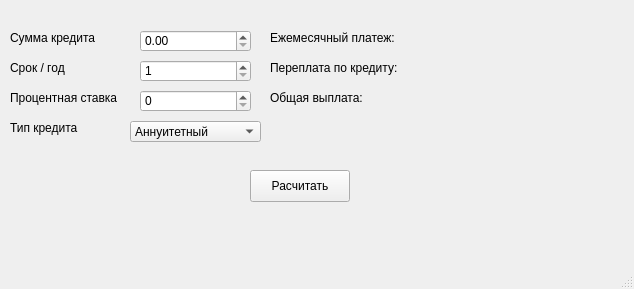
<?xml version="1.0" encoding="UTF-8"?>
<ui version="4.0">
 <class>CreditWindow</class>
 <widget class="QMainWindow" name="CreditWindow">
  <property name="geometry">
   <rect>
    <x>0</x>
    <y>0</y>
    <width>634</width>
    <height>289</height>
   </rect>
  </property>
  <property name="windowTitle">
   <string>MainWindow</string>
  </property>
  <widget class="QWidget" name="centralwidget">
   <widget class="QLabel" name="label">
    <property name="geometry">
     <rect>
      <x>10</x>
      <y>30</y>
      <width>101</width>
      <height>16</height>
     </rect>
    </property>
    <property name="text">
     <string>Сумма кредита</string>
    </property>
   </widget>
   <widget class="QDoubleSpinBox" name="doubleSpinBox_deposit_amount">
    <property name="geometry">
     <rect>
      <x>140</x>
      <y>30</y>
      <width>111</width>
      <height>22</height>
     </rect>
    </property>
    <property name="maximum">
     <double>999999999.000000000000000</double>
    </property>
   </widget>
   <widget class="QLabel" name="label_2">
    <property name="geometry">
     <rect>
      <x>10</x>
      <y>60</y>
      <width>91</width>
      <height>16</height>
     </rect>
    </property>
    <property name="text">
     <string>Срок / год</string>
    </property>
   </widget>
   <widget class="QSpinBox" name="spinBox_term">
    <property name="geometry">
     <rect>
      <x>140</x>
      <y>60</y>
      <width>111</width>
      <height>22</height>
     </rect>
    </property>
    <property name="minimum">
     <number>1</number>
    </property>
    <property name="maximum">
     <number>50</number>
    </property>
   </widget>
   <widget class="QLabel" name="label_3">
    <property name="geometry">
     <rect>
      <x>10</x>
      <y>90</y>
      <width>121</width>
      <height>16</height>
     </rect>
    </property>
    <property name="text">
     <string>Процентная ставка</string>
    </property>
   </widget>
   <widget class="QSpinBox" name="spinBox_insert_rate">
    <property name="geometry">
     <rect>
      <x>140</x>
      <y>90</y>
      <width>111</width>
      <height>22</height>
     </rect>
    </property>
    <property name="minimum">
     <number>0</number>
    </property>
    <property name="maximum">
     <number>100</number>
    </property>
   </widget>
   <widget class="QLabel" name="label_4">
    <property name="geometry">
     <rect>
      <x>10</x>
      <y>120</y>
      <width>91</width>
      <height>16</height>
     </rect>
    </property>
    <property name="text">
     <string>Тип кредита</string>
    </property>
   </widget>
   <widget class="QPushButton" name="pushButton_calc_credit">
    <property name="geometry">
     <rect>
      <x>250</x>
      <y>170</y>
      <width>100</width>
      <height>32</height>
     </rect>
    </property>
    <property name="text">
     <string>Расчитать</string>
    </property>
   </widget>
   <widget class="QLabel" name="label_5">
    <property name="geometry">
     <rect>
      <x>270</x>
      <y>30</y>
      <width>151</width>
      <height>16</height>
     </rect>
    </property>
    <property name="text">
     <string>Ежемесячный платеж:</string>
    </property>
   </widget>
   <widget class="QLabel" name="label_6">
    <property name="geometry">
     <rect>
      <x>270</x>
      <y>60</y>
      <width>151</width>
      <height>16</height>
     </rect>
    </property>
    <property name="text">
     <string>Переплата по кредиту:</string>
    </property>
   </widget>
   <widget class="QLabel" name="label_7">
    <property name="geometry">
     <rect>
      <x>270</x>
      <y>90</y>
      <width>151</width>
      <height>16</height>
     </rect>
    </property>
    <property name="text">
     <string>Общая выплата:</string>
    </property>
   </widget>
   <widget class="QLabel" name="label_monthly_payment">
    <property name="geometry">
     <rect>
      <x>430</x>
      <y>30</y>
      <width>151</width>
      <height>16</height>
     </rect>
    </property>
    <property name="text">
     <string/>
    </property>
   </widget>
   <widget class="QLabel" name="label_loan_overpayment">
    <property name="geometry">
     <rect>
      <x>430</x>
      <y>60</y>
      <width>151</width>
      <height>16</height>
     </rect>
    </property>
    <property name="text">
     <string/>
    </property>
   </widget>
   <widget class="QLabel" name="label_total_repayment">
    <property name="geometry">
     <rect>
      <x>430</x>
      <y>90</y>
      <width>151</width>
      <height>16</height>
     </rect>
    </property>
    <property name="text">
     <string/>
    </property>
   </widget>
   <widget class="QComboBox" name="comboBox_credit_type">
    <property name="geometry">
     <rect>
      <x>130</x>
      <y>121</y>
      <width>131</width>
      <height>21</height>
     </rect>
    </property>
    <item>
     <property name="text">
      <string>Аннуитетный</string>
     </property>
    </item>
    <item>
     <property name="text">
      <string>Дифференцированный</string>
     </property>
    </item>
   </widget>
  </widget>
  <widget class="QMenuBar" name="menubar">
   <property name="geometry">
    <rect>
     <x>0</x>
     <y>0</y>
     <width>634</width>
     <height>24</height>
    </rect>
   </property>
  </widget>
  <widget class="QStatusBar" name="statusbar"/>
 </widget>
 <resources/>
 <connections/>
</ui>
